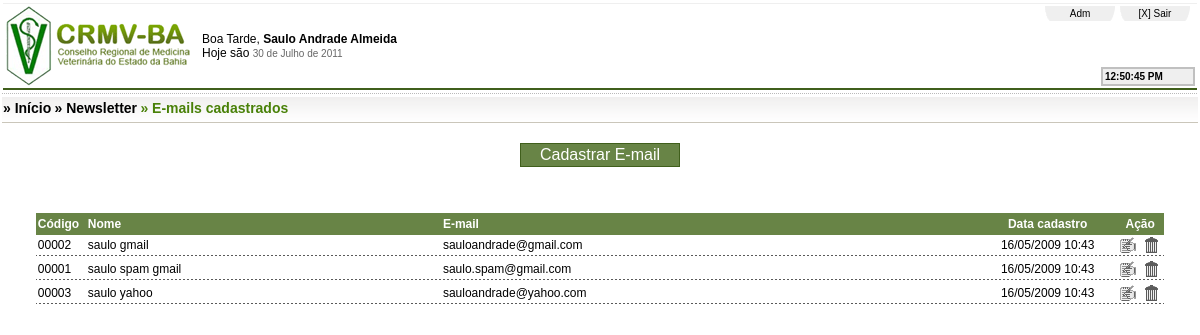
The app's page /www/sistema/newsletter/ap_index_lst_cadastro.php (signed in) with its own data.
### tables this page shows
CREATE TABLE nwsl_usuario (
  nwsl_usr_pk int unsigned NOT NULL auto_increment,
  nwsl_usr_nome varchar(100) NOT NULL ,
  nwsl_usr_email varchar(255) NOT NULL,
  nwsl_usr_dt_cadastro datetime NOT NULL ,
  PRIMARY KEY  (nwsl_usr_pk),
  KEY nwsl_usr_pk (nwsl_usr_pk)
);

### www/sistema/newsletter/cl_mailusuario.php (called while the page is built, shortened)
<?php
class MailUsuario {
    var $dbconn;
	function MailUsuario(){
	$agora = time();
	$this->dbconn = new Dbconn;
	}
	function getTodosCadastrados(){
		$l_str_sql = " select nwsl_usr_pk,  ";
		$l_str_sql.= "        nwsl_usr_nome,  ";
		$l_str_sql.= "        nwsl_usr_email,  ";
		$l_str_sql.= "        DATE_FORMAT(nwsl_usr_dt_cadastro, '%d/%m/%Y %H:%i') nwsl_usr_dt_cadastro ";
		$l_str_sql.= " from nwsl_usuario ";
		$l_str_sql.= " order by nwsl_usr_nome";
		return $this->dbconn->getRecordset($l_str_sql);
	}
}
?>

### www/sistema/nucleo/classes/cl_dbconn.php (called while the page is built, shortened)
<?php
class Dbconn{
    var $servidor="localhost";
    var $usuario="root";
    var $senha="";
    var $banco="crmvba";
    var $conexao="";
   function conectar(){
        $this->conexao = mysqli_connect($this->servidor,$this->usuario,$this->senha,$this->banco);
		$this->conexao->autocommit(TRUE);
   }
   function getRecordset($sql){
      return $this->conexao->query($sql);
   }
    function getRecordsetArray($RS){
      return $RS->fetch_array(MYSQLI_BOTH);
   }
   function getQtdRegistros($RS){
      return $RS->num_rows;
   }
   function getExisteRecordset($RS){
      if( $this->getQtdRegistros($RS) >= 1)
	      return true;
	  else
	      return false;
   }
}
?>

### www/sistema/nucleo/incs/inc_funcoes.php (called while the page is built, shortened)
<?php
function func_str_completa_esquerda($p_str_valor,$p_int_tamcampo,$p_chr_caracter){
  $l_str_temp = "";
  for ($l_int_count = 1; $l_int_count <= ($p_int_tamcampo - strlen(trim($p_str_valor))); $l_int_count++)
      $l_str_temp = strval($l_str_temp) . strval($p_chr_caracter);
 return $l_str_temp . strval($p_str_valor);
}
?>

### www/sistema/newsletter/ap_lst_cadastro.php (the view, shortened to what this page needs)
<br>
<table width="95%" align="center">
<tr>
  <td align="center">
  <input type="button" value="Cadastrar E-mail" class="botao01" onClick="GoTo('ap_index_cad_cadastro.php?l_str_acao=<?php echo K_INCLUIR ?>')">
  <br><br>&nbsp;<span class="tx_msg_erro"><?php if (isset($_REQUEST['l_str_msg'])) echo $_REQUEST['l_str_msg']; ?></span><br><br>
  </td>
</tr>
<tr>
  <td>
    <table width="100%" cellpadding="2" cellspacing="0" border="0">
	  <tr>
	    <th width="46" align="left">C&oacute;digo</th>
	    <th align="left" >Nome</th>
	    <th align="left" >E-mail</th>
	    <th width="133" >Data cadastro</th>
	    <th colspan="2">A&ccedil;&atilde;o</th>
    <?php
    $l_obj_mail = new MailUsuario;
    $l_obj_mail->dbconn->conectar();
    $RSmail = $l_obj_mail->getTodosCadastrados();
   if(!$l_obj_mail->dbconn->getExisteRecordset($RSmail)){
       echo "<tr><td colspan='6' align='center'>Nenhum usuario cadastrado!!</td></tr>";
       echo "<tr><td colspan='6' height='1' style='background:url(../nucleo/imgs/linha_pontilhada.gif) repeat-x'></td></tr>";
   }
   else{
     while ( $RStemp = $l_obj_mail->dbconn->getRecordsetArray($RSmail) ) { ?>
       <tr>
	   <td align="left"><?php echo func_str_completa_esquerda($RStemp["nwsl_usr_pk"],5,"0"); ?></td>
	   <td align="left"><?php echo $RStemp["nwsl_usr_nome"] ?></td>
	   <td align="left"><?php echo $RStemp["nwsl_usr_email"] ?></td>
	   <td align="center"><?php echo $RStemp["nwsl_usr_dt_cadastro"] ?></td>
	   <td width="20" align="center"><a href="ap_index_cad_cadastro.php?l_str_acao=<?php echo K_ALTERAR ?>&nwsl_usr_pk=<?php echo $RStemp["nwsl_usr_pk"] ?>"><img src="../nucleo/imgs/bt_alterar.gif" border="0" alt="Alterar usuario"></a></td>
	   <td width="20" align="center"><a href="ap_index_cad_cadastro.php?l_str_acao=<?php echo K_EXCLUIR ?>&nwsl_usr_pk=<?php echo $RStemp["nwsl_usr_pk"] ?>"><img src="../nucleo/imgs/bt_excluir.gif" border="0" alt="Excluir usuario"></a></td>
	</tr>
         <tr><td valign="top" colspan="6" height="1" style="background:url(../nucleo/imgs/linha_pontilhada.gif) repeat-x"></td></tr>
	 <?php
	 }
   }
	?>
	</table>
  </td>
</tr>
</table>

### www/sistema/nucleo/css/default.css (style rules this page uses)
th { color:#fff; background-color:#688446; height:22px; }
a:link { COLOR: #000000; FONT-FAMILY: Verdana, Arial, Helvetica, sans-serif; FONT-SIZE: 10px; TEXT-DECORATION: none ; font-weight: none }
table { COLOR: #000000; FONT-FAMILY: Arial, Helvetica, sans-serif; FONT-SIZE: 12px; TEXT-DECORATION: none }
input { border-left-width : 1px; border-right-width : 1px; border-top-width : 1px; border-bottom-width : 1px; border-width : 1px; border-color : #000000; border-style : solid; clear : left; font-family: Verdana, Arial, Helvetica, sans-serif; font-size: 9px; color: #000000; heigth:10px;BACKGROUND: none transparent scroll repeat 0% 0%; }
.botao01 { font-family: Arial, Helvetica, sans-serif; font-size: 12pt;border: 1px solid #405f1c; padding:2px; width:160px; background-color:#688446; color:#FFFFFF; }

### records on screen
nwsl_usuario: nwsl_usr_pk "00002", nwsl_usr_nome "saulo gmail", nwsl_usr_email "sauloandrade@gmail.com", nwsl_usr_dt_cadastro "16/05/2009 10:43"
nwsl_usuario: nwsl_usr_pk "00001", nwsl_usr_nome "saulo spam gmail", nwsl_usr_email "saulo.spam@gmail.com", nwsl_usr_dt_cadastro "16/05/2009 10:43"
nwsl_usuario: nwsl_usr_pk "00003", nwsl_usr_nome "saulo yahoo", nwsl_usr_email "sauloandrade@yahoo.com", nwsl_usr_dt_cadastro "16/05/2009 10:43"

### other values on screen
$l_str_saudacao "Boa Tarde,"
$l_str_nome "Saulo Andrade Almeida"
$l_str_verbo "são"
